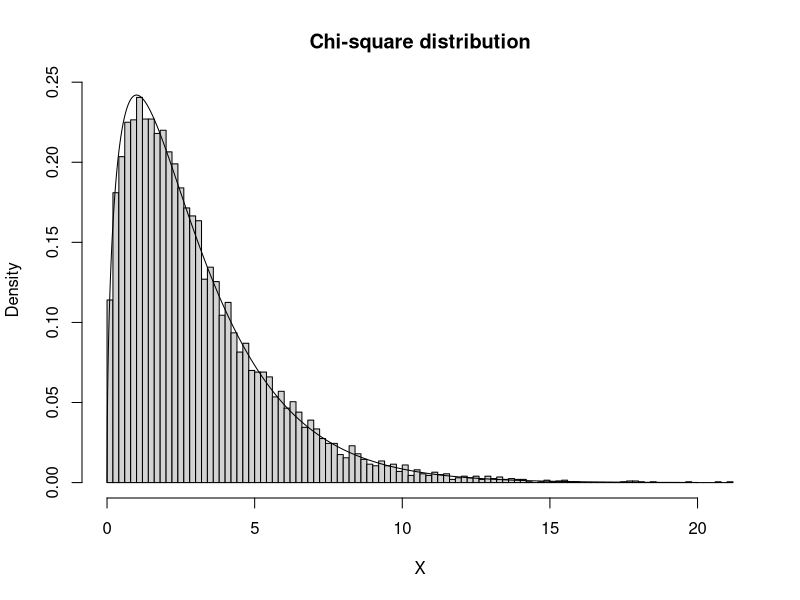

Here is the R script that generated this plot:
#  BDA_014

# The Chi-square distribution

# Definition:
# Let Z1, ..., Zn be i.i.d. r.v.s ~ N(0, 1). Then
#   X = (Z1)^2 + ... + (Zn)^2
# is distributed Chi-squared with n degrees of freedom.

n_sim <- 10000
dof <- 3
Z <- sapply(X = seq(n_sim), FUN = function(x) rnorm(n = dof))
if (dof != 1) {
  X <- apply(X = Z, MARGIN = 2,
             FUN = function(col) sum(sapply(col, function(x) x^2)))
} else {
  if (dof == 1) {
    X <- sapply(X = Z, FUN = function(z) sum(z^2))
  } else {
    stop('dof must be an integer.')
  }
}
hist(X, breaks = 100, probability = TRUE,
     main = 'Chi-square distribution')
lines(seq(0, 20, 0.01), dgamma(x = seq(0, 20, 0.01), shape = dof/2, rate = 0.5))
